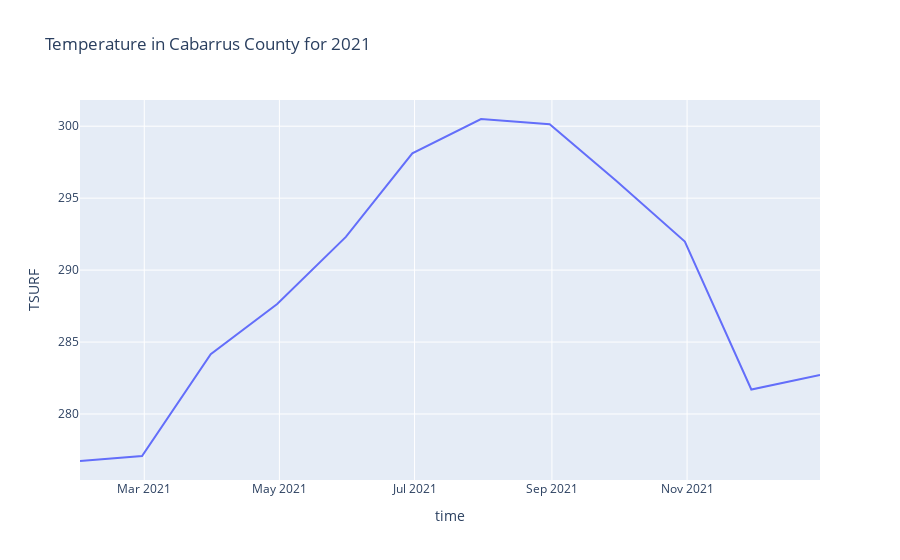

The notebook cell saved with this chart:
### Code cell
fig = px.line(cabarrus_data, x="time", y="TSURF", title='Temperature in Cabarrus County for 2021')
fig.show()

### Figure 1 — Plotly figure (JSON) as saved in the notebook; plotly's stock layout.template omitted (floating-point values rounded to 4 significant figures)
{"data": [{"hovertemplate": "time=%{x}<br>TSURF=%{y}<extra></extra>", "legendgroup": "", "line": {"color": "#636efa", "dash": "solid"}, "marker": {"symbol": "circle"}, "mode": "lines", "name": "", "orientation": "v", "showlegend": false, "type": "scatter", "x": ["2021-01-31", "2021-02-28", "2021-03-31", "2021-04-30", "2021-05-31", "2021-06-30", "2021-07-31", "2021-08-31", "2021-09-30", "2021-10-31", "2021-11-30", "2021-12-31"], "xaxis": "x", "y": [276.7, 277.1, 284.1, 287.6, 292.3, 298.1, 300.5, 300.1, 296.2, 292.0, 281.7, 282.7], "yaxis": "y"}], "layout": {"legend": {"tracegroupgap": 0}, "title": {"text": "Temperature in Cabarrus County for 2021"}, "xaxis": {"anchor": "y", "domain": [0, 1], "title": {"text": "time"}}, "yaxis": {"anchor": "x", "domain": [0, 1], "title": {"text": "TSURF"}}}}
